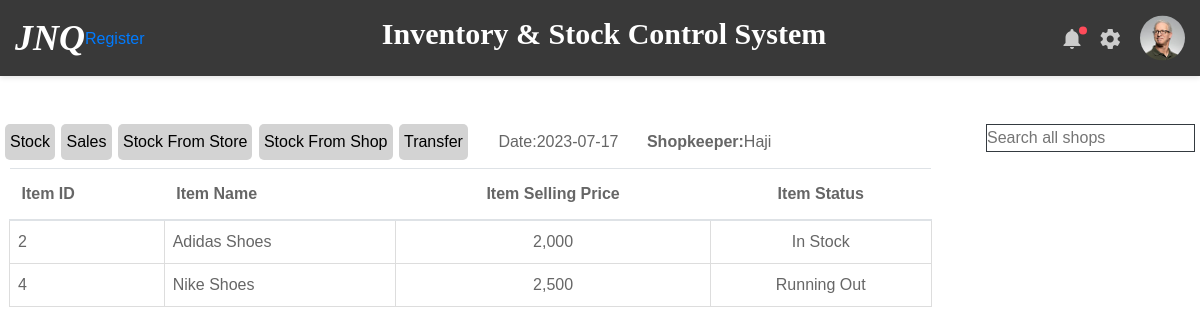
Screenshot of /view_shops/2 with the database file from the repository.
### inventory/models.py (models this page shows)
class User(db.Model, UserMixin):
    id = db.Column(db.Integer, primary_key=True)
    username = db.Column(db.String(50), unique=True, nullable=False)
    password = db.Column(db.String(100), nullable=False)
    user_role = db.Column(db.String(30), nullable=False)
    date_registered = db.Column(db.DateTime, default=datetime.now)
    shops = db.relationship('Shop', backref='staff', lazy=True)
    stores = db.relationship('Store', backref='staff', lazy=True)
    shopkeepers = db.relationship('Shopkeeper', backref='user_details', lazy=True)

class ShopItem(db.Model):
    id = db.Column(db.Integer, primary_key=True)
    shop_id = db.Column('shop_id', db.Integer, db.ForeignKey('shop.id'))
    item_id = db.Column('item_id', db.Integer, db.ForeignKey('item.id'))
    item_quantity = db.Column(db.Integer, nullable=False)
    item_value = db.Column(db.Integer, nullable=False)
    item_status = db.Column(db.String(20), nullable=False, default='In Stock')
    date_added = db.Column(db.DateTime, default=datetime.now)
    daily_count = db.relationship('DailyCount', backref='daily_count_item', lazy=True)
    count_difference = db.relationship('CountDifference', backref='shop_item', lazy=True)
    shop = db.relationship('Shop', back_populates='item_association')
    item = db.relationship('Item', back_populates='shops')

class Item(db.Model):
    id = db.Column(db.Integer, primary_key=True)
    item_name = db.Column(db.String(100), nullable=False)
    item_cost_price = db.Column(db.Integer, nullable=False)
    item_selling_price = db.Column(db.Integer, nullable=False)
    date_added = db.Column(db.DateTime, default=datetime.now)
    stores = db.relationship('StoreItem', back_populates='item')
    shops = db.relationship('ShopItem', back_populates='item')

### inventory/routes.py (the view)
@app.route('/view_shops/<int:shop_id>', methods=['GET'])
def view_shop(shop_id):
    shop = Shop.query.get_or_404(shop_id)
    date = today_date()
    stock_value_list = []
    for product in ShopItem.query.filter_by(shop_id=shop.id).all():
        stock_value_list.append(product.item_value)
    total_stock_value = sum(stock_value_list)
    return render_template('view_shop.html', shop=shop, total_stock_value=total_stock_value, date=date, ShopItem=ShopItem)

### inventory/routes.py (called while the page is built)
def today_date():
    date_today = datetime.today().strftime('%Y-%m-%d')
    return date_today

### inventory/templates/view_shop.html (shortened to what this page needs)
{% extends 'layout.html' %}
{% block content %}
    <div class="button-container mb-2">
      <a href="{{ url_for('view_shop', shop_id=shop.id)}}" class="button">Stock</a>
      <a href="{{ url_for('stock_sold', shop_id=shop.id)}}" class="button">Sales</a>
      <a href="{{ url_for('stock_received', shop_id=shop.id)}}" class="button">Stock From Store</a>
      <a href="{{ url_for('stock_from_shop', shop_id=shop.id)}}" class="button">Stock From Shop</a>
      <a href="{{ url_for('transfer_stock', shop_id=shop.id)}}" class="button">Transfer</a>
      {% if current_user.user_role != 'Admin' %}
          <a class="ml-4">Date:{{date}}</a>
      {% endif %}
      {% if current_user in shop.shopkeepers %}
          <a class="ml-4"><strong>Shopkeeper:</strong>{{current_user.username }}</a>
      {% elif shop.shopkeepers %}
          <a class="ml-4"><strong>Shopkeeper:</strong>{{shop.shopkeepers[0].user_details.username }}</a>
      {% endif %}
      <input type="search" id="searchShops" class="inline-search ml-4 border border-dark float-right" placeholder="Search all shops">
    </div>
    <div class="row">
        <table class="table table-hover table-condensed col-9 ml-4">
          <thead>
            <tr>
              <th>Item ID</th>
              <th>Item Name</th>
              <th class="text-center">Item Selling Price</th>
              <th colspan="2" class="text-center">Item Status</th>
            </tr>
          </thead>
          <tbody>
            {% for product in ShopItem.query.filter_by(shop_id=shop.id).all() %}
              <tr>
                  <td>{{ product.id }}</td>
                  <td>{{ product.item.item_name }}</td>
                  <td class="text-center">{{ "{:,}".format(product.item.item_selling_price) }}</td>
                  <td class="text-center">{{ product.item_status }}</td>
              </tr>
            {% endfor %}
          </tbody>
        </table>
    </div>
{% endblock content%}

### rows the page displays
User: username "Haji"
ShopItem: id "2", item.item_name "Adidas Shoes", item_status "In Stock"
Item: item.item_selling_price "2,000"
ShopItem: id "4", item.item_name "Nike Shoes", item_status "Running Out"
Item: item.item_selling_price "2,500"

### other values shown
{{ date }} "2023-07-17"
